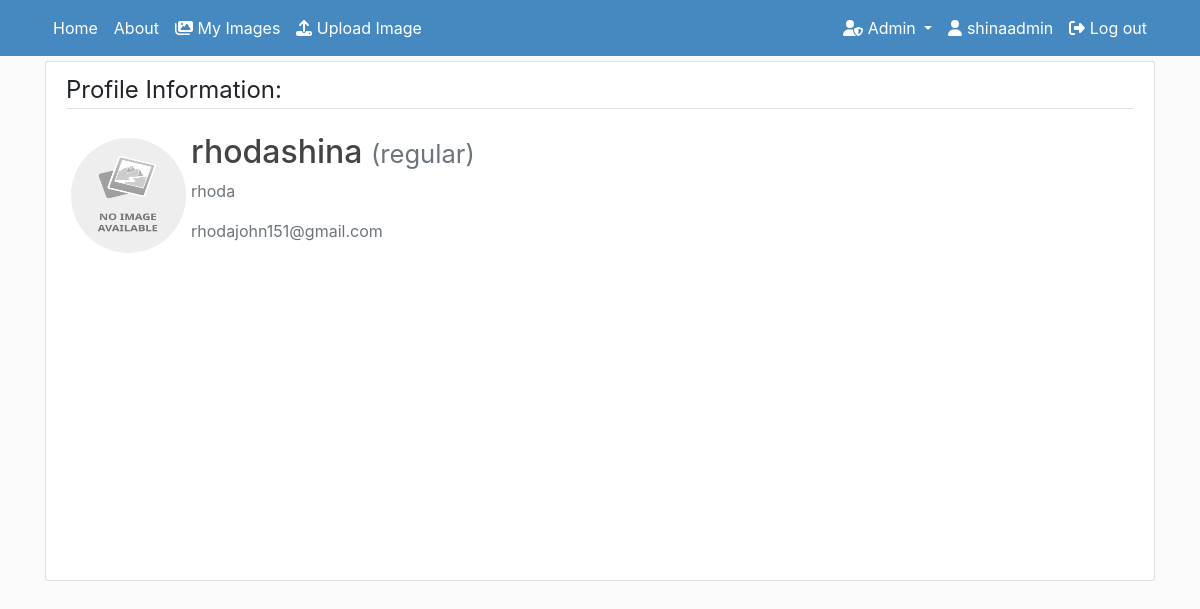
Screenshot of /profile/rhodashina (signed in) with the database file from the repository.
### Users/models.py (models this page shows, shortened)
class CustomUser(AbstractUser):
    def image_upload_to(self, instance=None):
        if instance:
            return os.path.join("Users", self.username, instance)
        return None
    STATUS = (
        ('regular', 'regular'),
        ('subscriber', 'subscriber'),
        ('moderator', 'moderator'),
    )
    email = models.EmailField(unique=True)
    status = models.CharField(max_length=100, choices=STATUS, default='regular')
    description = models.TextField("Description", max_length=600, default='', blank=True)
    image = models.ImageField(default='default/user.jpg', upload_to=image_upload_to)

### Users/views.py (the view, shortened to what this page needs)
# urls.py: path('profile/<username>', views.profile, name='profile'),
def profile(request, username):
    user = get_user_model().objects.filter(username=username).first()
    if user:
        form = UserUpdateForm(instance=user)
        form.fields['description'].widget.attrs = {'rows': 1}
        return render(
            request=request,
            template_name="Users/profile.html",
            context={"form": form}
            )
    return redirect("homepage")

### Users/templates/Users/profile.html (shortened to what this page needs)
{% extends "SHINA1/header.html" %}
{% block content %}
<div class="content-section col-lg-12 col-md-12 col-sm-12 tutorial-style" style="min-height:65vh;">
    <legend class="border-bottom mb-4">Profile Information:</legend>
    <form method="POST" enctype="multipart/form-data">
        <div class="media">
            {% if user.username == form.instance.username %}
                <input id="id_image" type="file" name="image" hidden/>
                    <label for="id_image">
                        <img class="rounded-circle account-img profile-image"
                            style="cursor: pointer"
                            src="{{ form.instance.image.url }}"
                            title="Upload new image">
                    </label>
            {% else %}
                <img class="rounded-circle account-img profile-image", src="{{ form.instance.image.url }}">
            {% endif %}
            <div class="media-body">
                <h2 class="account-heading">{{ form.instance.username }}
                    <small class="text-muted">({{ form.instance.status }})</small>
                </h2>
                <p class="text-secondary">{{ form.instance.first_name }} {{ form.instance.last_name }}</p>
                <p class="text-secondary">{{ form.instance.email }}</p>
            </div>
        </div>
    </form>
</div>
{% endblock content %}

### SHINA/templates/SHINA1/includes/navbar.html (shortened to what this page needs)
<header class="site-header" style="margin-bottom: 5px">
    <nav class="navbar navbar-expand-md navbar-color">
        <div class="container">
            <div class="navbar-nav">
                <a class="nav-item nav-link" href="/">Home</a>
            </div>
            <div class="collapse navbar-collapse" id="navbarToggle">
                <div class="navbar-nav mr-auto">
                    <a class="nav-item nav-link" href="/">About</a>
                    {% if user.is_authenticated %}
                        <a class="nav-item nav-link" href="{% url 'user_dashboard' %}">
                            <i class="fas fa-images"></i> My Images
                        </a>
                        <a class="nav-item nav-link" href="{% url 'user_upload_image' %}">
                            <i class="fas fa-upload"></i> Upload Image
                        </a>
                    {% endif %}
                </div>
                <div class="navbar-nav">
                    {% if user.is_authenticated %}
                        {% if user.is_superuser %}
                            <div class="dropdown">
                                <a class="nav-item nav-link dropdown-toggle" href="#" id="adminDropdown" role="button" data-toggle="dropdown" aria-haspopup="true" aria-expanded="false">
                                    <i class="fas fa-user-shield"></i> Admin
                                </a>
                            </div>
                        {% endif %}
                        <a class="nav-item nav-link" href="{% url 'profile' user.username %}">
                            <i class="fas fa-user"></i> {{user.username}}
                        </a>
                        <a class="nav-item nav-link" href="{% url 'logout' %}">
                            <i class="fas fa-sign-out-alt"></i> Log out
                        </a>
                    {% endif %}
                </div>
            </div>
        </div>
    </nav>
</header>

### SHINA/static/css/main.css (style rules this page uses)
:root { --footercolor: #003F72; --navbarcolor: #4589c0; --btncolor: #003F72; --socialcolor: #003F72; --brightText: #ffffff; }
.navbar-color { background-color: var(--navbarcolor); }
body { background: #fafafa; }
h1, h2, h3, h4, h5, h6 { color: #444444; }
.site-header .navbar-nav .nav-link { color: var(--brightText); }
.content-section { background: #ffffff; padding: 10px 20px; border: 1px solid #dddddd; border-radius: 3px; margin-bottom: 20px; }
.profile-image { width: 125px; height: 125px; padding: 5px; }

### rows the page displays
CustomUser: username "shinaadmin"
CustomUser: instance.image (placeholder picture), instance.username "rhodashina", instance.status "regular", instance.first_name "rhoda", instance.email "rhodajohn151@gmail.com"
